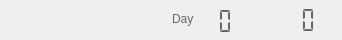
<?xml version="1.0" encoding="UTF-8"?>
<ui version="4.0">
 <class>LCDClock</class>
 <widget class="QWidget" name="LCDClock">
  <property name="geometry">
   <rect>
    <x>0</x>
    <y>0</y>
    <width>342</width>
    <height>40</height>
   </rect>
  </property>
  <property name="minimumSize">
   <size>
    <width>342</width>
    <height>40</height>
   </size>
  </property>
  <property name="windowTitle">
   <string>Form</string>
  </property>
  <widget class="QLCDNumber" name="timmer">
   <property name="geometry">
    <rect>
     <x>222</x>
     <y>0</y>
     <width>100</width>
     <height>40</height>
    </rect>
   </property>
   <property name="styleSheet">
    <string notr="true">font: 9pt &quot;Consolas&quot;;
color:rgb(102, 102, 102);</string>
   </property>
   <property name="frameShape">
    <enum>QFrame::NoFrame</enum>
   </property>
   <property name="frameShadow">
    <enum>QFrame::Plain</enum>
   </property>
   <property name="smallDecimalPoint">
    <bool>true</bool>
   </property>
   <property name="digitCount">
    <number>6</number>
   </property>
   <property name="mode">
    <enum>QLCDNumber::Dec</enum>
   </property>
   <property name="segmentStyle">
    <enum>QLCDNumber::Flat</enum>
   </property>
   <property name="value" stdset="0">
    <double>0.000000000000000</double>
   </property>
   <property name="intValue" stdset="0">
    <number>0</number>
   </property>
  </widget>
  <widget class="QLCDNumber" name="timmer_2">
   <property name="geometry">
    <rect>
     <x>200</x>
     <y>6</y>
     <width>38</width>
     <height>31</height>
    </rect>
   </property>
   <property name="styleSheet">
    <string notr="true">font: 9pt &quot;Consolas&quot;;
color:rgb(102, 102, 102);</string>
   </property>
   <property name="frameShape">
    <enum>QFrame::NoFrame</enum>
   </property>
   <property name="frameShadow">
    <enum>QFrame::Plain</enum>
   </property>
   <property name="smallDecimalPoint">
    <bool>true</bool>
   </property>
   <property name="digitCount">
    <number>2</number>
   </property>
   <property name="mode">
    <enum>QLCDNumber::Dec</enum>
   </property>
   <property name="segmentStyle">
    <enum>QLCDNumber::Flat</enum>
   </property>
   <property name="value" stdset="0">
    <double>0.000000000000000</double>
   </property>
   <property name="intValue" stdset="0">
    <number>0</number>
   </property>
  </widget>
  <widget class="QLabel" name="label">
   <property name="geometry">
    <rect>
     <x>172</x>
     <y>-2</y>
     <width>41</width>
     <height>41</height>
    </rect>
   </property>
   <property name="styleSheet">
    <string notr="true">font: 11pt &quot;Agency FB&quot;;
color:rgb(102, 102, 102)</string>
   </property>
   <property name="text">
    <string>Day</string>
   </property>
  </widget>
 </widget>
 <resources/>
 <connections/>
</ui>
